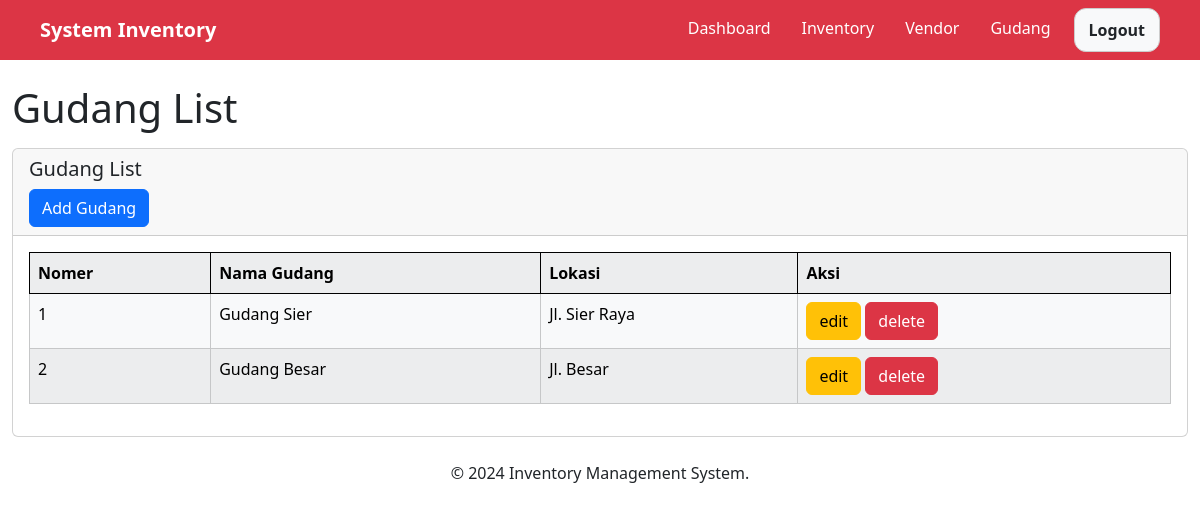
The page /views/gudang.php (signed in) on the database its author committed.
### tables this page shows
CREATE TABLE `gudang` (
  `id_gudang` int(11) NOT NULL,
  `nama_gudang` varchar(50) NOT NULL,
  `lokasi` varchar(50) NOT NULL
);

### include/function.php (called while the page is built, shortened)
<?php
include 'koneksi.php';
function getGudangAll(){
    global $conn;
    $query = "SELECT *  FROM gudang";
    $stmt = $conn->prepare($query);
    $stmt->execute();
    $result = $stmt->get_result();
    return $result->fetch_all(MYSQLI_ASSOC);
}
?>

### views/gudang.php (the view, shortened to what this page needs)
<?php
include '../include/function.php';
include '../part/header.php';
$gudang=getGudangAll();
?>
<div class="container-fluid">
    <div class="row">
        <div class="col-md-12">
            <h1 class="mt-4">Gudang List</h1>
            <div class="card mt-3">
                <div class="card-header">
                    <h5>Gudang List</h5>
                    <a href="addgud.php" class="btn btn-primary float-right">Add Gudang</a>
                </div>
                <div class="card-body">
        <table class="table table-bordered table-light table-striped">
            <tr class="border-black">
                <th>Nomer</th>
                <th>Nama Gudang</th>
                <th>Lokasi</th>
                <th>Aksi </th>
            </tr>
            <?php $no = 1;
                foreach($gudang as $g): ?>
                    <tr>
                <td><?= $no++ ?></td>
                <td><?= $g['nama_gudang'] ?></td>
                <td><?= $g['lokasi'] ?></td>
                <td>
                    <a class="btn btn-warning" href="editgud.php?updategud=<?= $gg['nama_gudang'] ?>">edit</a>
                    <a class="btn btn-danger" href="gudang.php?delete=<?= $g['id_gudang'] ?>">delete</a>
                </td>
            </tr>
                <?php endforeach; ?>
        </table>
    </div>
            </div>
        </div>
    </div>
 </div>
 <?php include '../part/footer.php';?>

### rows shown on the page
gudang: nama_gudang "Gudang Sier", lokasi "Jl. Sier Raya"
gudang: nama_gudang "Gudang Besar", lokasi "Jl. Besar"
